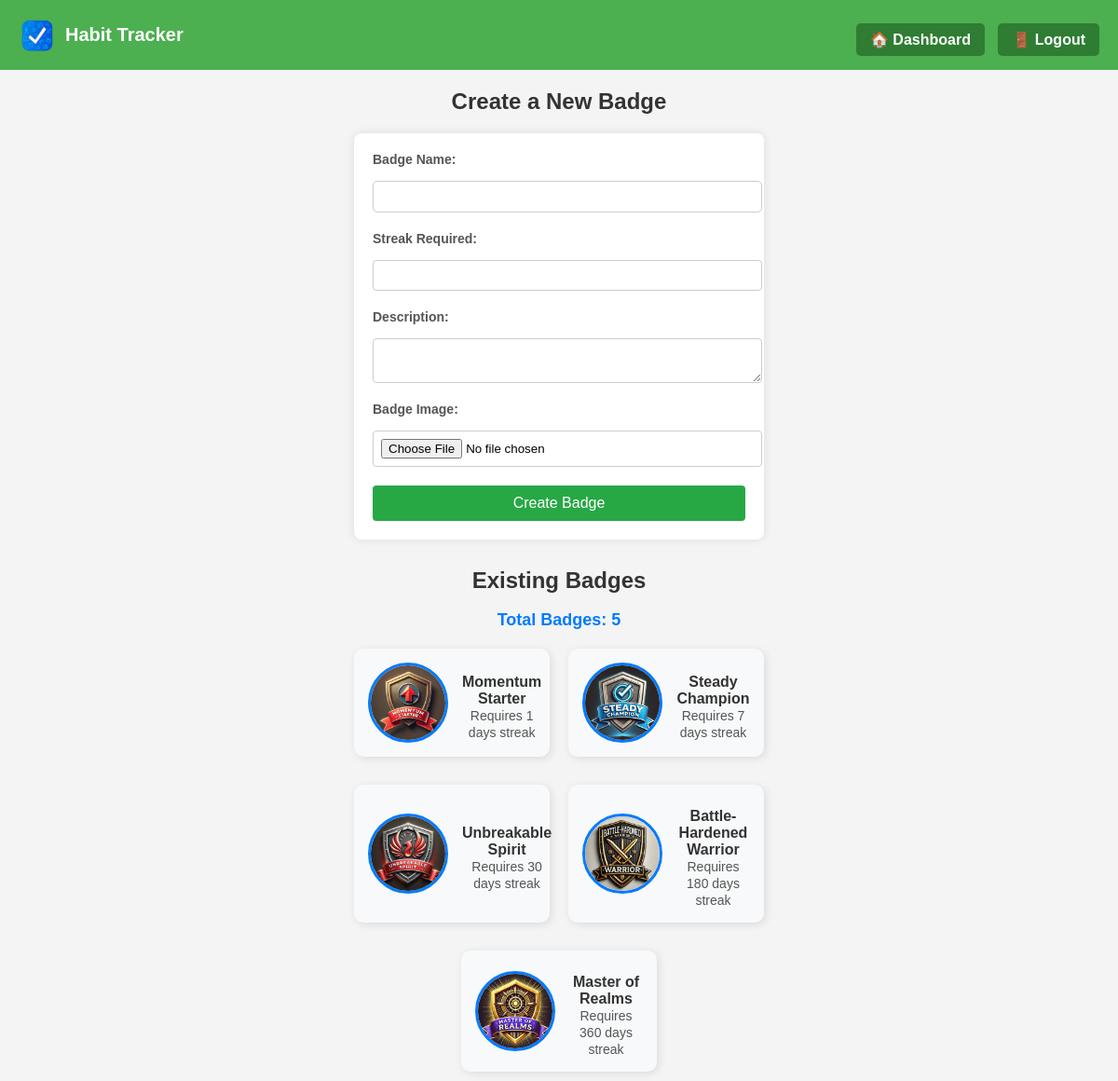
The page /admin_dashboard (signed in) on the database its author committed.
### models.py (models this page shows)
class Badge(db.Model):
    id = db.Column(db.Integer, primary_key=True)
    name = db.Column(db.String(100), nullable=False, unique=True)  # Badge name
    description = db.Column(db.Text, nullable=True)  # Description
    streak_required = db.Column(db.Integer, nullable=False)  # Streak condition
    created_at = db.Column(db.DateTime, default=datetime.utcnow)
    image_filename = db.Column(db.String(255), nullable=False)

### routes.py (the view)
@main_bp.route('/admin_dashboard')
def admin_dashboard():
    if 'user_id' not in session or not session.get('is_admin'):
        flash("Access denied. Admins only!", "danger")
        return redirect(url_for('main.dashboard'))
    badges = Badge.query.all()
    return render_template('admin_dashboard.html', username=session['username'], badges=badges)

### templates/admin_dashboard.html (shortened to what this page needs)
<!DOCTYPE html>
<html lang="en">
  <head>
    <link
      rel="stylesheet"
      href="{{ url_for('static', filename='styles.css') }}"
    />
  </head>
  <body>
    <nav class="navbar">
      <div class="logo">
          <img src="{{ url_for('static', filename='logo.png') }}" alt="Habit Tracker Logo">
          <span class="app-name">Habit Tracker</span>
      </div>
      <div class="nav-buttons">
          <a href="{{ url_for('main.dashboard') }}" class="btn">🏠 Dashboard</a>
          <a href="{{ url_for('main.logout') }}" class="btn btn-outline">🚪 Logout</a>
      </div>
  </nav>
    <h2 id="badge-form-heading">Create a New Badge</h2>
    <form
      method="POST"
      action="{{ url_for('main.create_badge') }}"
      enctype="multipart/form-data"
      id="badge-form"
    >
      <label for="name" class="badge-label">Badge Name:</label>
      <input type="text" name="name" required class="badge-input" />
      <label for="streak_required" class="badge-label">Streak Required:</label>
      <input
        type="number"
        name="streak_required"
        required
        class="badge-input"
      />
      <label for="description" class="badge-label">Description:</label>
      <textarea name="description" class="badge-textarea"></textarea>
      <label for="badge_image" class="badge-label">Badge Image:</label>
      <input
        type="file"
        name="badge_image"
        accept="image/*"
        required
        class="badge-file-input"
      />
      <button type="submit" id="badge-submit-btn">Create Badge</button>
    </form>
    <h2 id="existing-badges-heading">Existing Badges</h2>
    <p id="total-badges">Total Badges: {{ badges|length }}</p>
    <ul id="badge-list">
      {% for badge in badges %}
      <li class="badge-item badge-{{ loop.index }}">
        <img
          src="{{ url_for('static', filename='badges/' ~ badge.image_filename) }}"
          alt="Badge Image"
          class="badge-image"
          id="badge-img-{{ loop.index }}"
        />
        <div class="badge-details">
          <strong class="badge-name" id="badge-name-{{ loop.index }}"
            >{{ badge.name }}</strong
          >
          <span class="badge-streak" id="badge-streak-{{ loop.index }}">
            Requires {{ badge.streak_required }} days streak
          </span>
        </div>
      </li>
      {% endfor %}
    </ul>
  </body>
</html>

### static/styles.css (style rules this page uses)
body { margin: 0; padding: 0; font-family: Arial, sans-serif; background-color: #f4f4f4; }
.navbar { display: flex; justify-content: space-between; align-items: center; background-color: #4CAF50; padding: 15px 20px; color: white; }
.logo { display: flex; align-items: center; }
.logo img { width: 40px; height: 40px; margin-right: 10px; }
.app-name { font-size: 20px; font-weight: bold; }
.nav-buttons .btn { text-decoration: none; color: white; background-color: #2e7d32; padding: 8px 15px; border-radius: 5px; margin-left: 10px; }
h2 { color: #333; margin-bottom: 15px; }
form { display: flex; flex-direction: column; gap: 10px; }
label { font-size: 14px; font-weight: bold; color: #555; text-align: left; }
input[type="text"] { padding: 8px; width: 100%; border: 1px solid #ccc; border-radius: 5px; font-size: 14px; }
button { padding: 8px 12px; width: 200px; border: none; border-radius: 5px; font-size: 14px; cursor: pointer; transition: 0.3s ease-in-out; }
.btn-outline { display: inline-block; padding: 8px 12px; text-decoration: none; border: 1px solid #ccc; border-radius: 5px; color: #333; background: white; transition: 0.3s; }
p { font-size: 14px; color: #444; margin-bottom: 15px; }
#badge-form-heading { text-align: center; color: #333; margin-bottom: 20px; }
#badge-form { max-width: 400px; margin: 0 auto; padding: 20px; background: #ffffff; border-radius: 8px; box-shadow: 0px 0px 10px rgba(0, 0, 0, 0.1); }
.badge-label { display: block; margin-bottom: 5px; font-weight: bold; }
.badge-input, .badge-textarea, .badge-file-input { width: 100%; padding: 8px; margin-bottom: 10px; border: 1px solid #ccc; border-radius: 4px; }
#badge-submit-btn { width: 100%; padding: 10px; background: #28a745; color: white; border: none; border-radius: 4px; cursor: pointer; font-size: 16px; }
#existing-badges-heading { text-align: center; color: #333; margin-top: 30px; }
#badge-list { list-style: none; padding: 0; max-width: 600px; margin: 0 auto; }
.badge-item { display: flex; align-items: center; background: #fff; margin-bottom: 10px; padding: 10px; border-radius: 5px; box-shadow: 0px 0px 5px rgba(0, 0, 0, 0.1); }
.badge-image { width: 50px; height: 50px; margin-right: 15px; border-radius: 5px; }
.badge-name { flex: 1; font-weight: bold; color: #333; }
.badge-streak { color: #666; font-size: 14px; }
.btn { display: inline-block; padding: 10px 20px; font-size: 16px; font-weight: bold; color: #fff; background-color: #4CAF50; border: none; border-radius: 5px; text-align: center; text-decoration: none; cursor: pointer; transition: background-color 0.3s, transform 0.2s; }
#badge-list { list-style: none; padding: 0; display: flex; flex-wrap: wrap; gap: 20px; justify-content: center; }
.badge-item { background: #f8f9fa; border-radius: 10px; padding: 15px; text-align: center; width: 180px; box-shadow: 2px 2px 10px rgba(0, 0, 0, 0.1); transition: transform 0.3s ease-in-out; }
.badge-image { width: 80px; height: 80px; border-radius: 50%; object-fit: cover; border: 3px solid #007bff; }
.badge-name { display: block; font-size: 16px; font-weight: bold; margin-top: 10px; color: #333; }
.badge-streak { font-size: 14px; color: #555; margin-top: 5px; }
#total-badges { font-size: 18px; font-weight: bold; color: #007bff; text-align: center; margin-bottom: 20px; }
.btn { display: inline-block; padding: 10px 20px; margin-top: 10px; background: #007bff; color: white; text-decoration: none; border-radius: 5px; }

### rows shown on the page
Badge: image_filename (picture), name "Momentum Starter", streak_required "1"
Badge: image_filename (picture), name "Steady Champion", streak_required "7"
Badge: image_filename (picture), name "Unbreakable Spirit", streak_required "30"
Badge: image_filename (picture), name "Battle-Hardened Warrior", streak_required "180"
Badge: image_filename (picture), name "Master of Realms", streak_required "360"

### other values the page prints
{{ badges|length }} "5"
